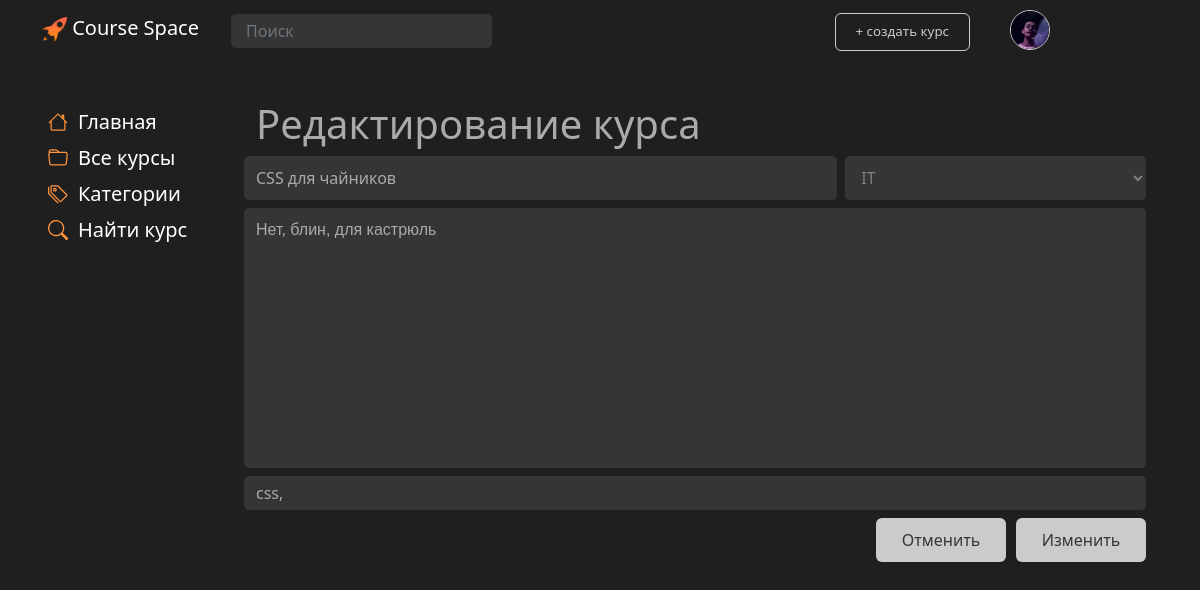
The app's page /main/course/5/edit (signed in) with its own data.
### main/models.py (models this page shows, shortened)
class Profile(models.Model):
    user = models.OneToOneField(settings.AUTH_USER_MODEL, on_delete=models.CASCADE, null=True, )
    surname = models.CharField('surname', max_length=80, null=False)
    name = models.CharField('name', max_length=80, null=False)
    profile_pic = models.ImageField(null=True, blank=True, upload_to="images/profile/")
    birth_date = models.DateField(null=True, blank=True)
    class Meta:
        db_table = 'Profile'

class Courses(models.Model):
    title = models.CharField('title', max_length=80, null=False)
    description = models.TextField('description')
    date = models.TextField('date')
    category = models.ForeignKey(Categories, models.DO_NOTHING, db_column='Category_id')  # Field name made lowercase.
    author = models.ForeignKey(Authors, models.DO_NOTHING, db_column='Author_id')  # Field name made lowercase.
    class Meta:
        db_table = 'Courses'

class Categories(models.Model):
    title = models.CharField('title', max_length=30, null=False)
    class Meta:
        db_table = 'Categories'
    def __str__(self):
        return self.title

class CoursesTags(models.Model):
    tag = models.ForeignKey('Tags', on_delete=models.CASCADE, db_column='Tag_id')  # Field name made lowercase.
    course = models.ForeignKey(Courses, on_delete=models.CASCADE, db_column='Course_id')  # Field name made lowercase.
    class Meta:
        db_table = 'Courses_Tags'

class Tags(models.Model):
    title = models.TextField('path')
    class Meta:
        db_table = 'Tags'
    def __str__(self):
        return self.title

### main/views.py (the view)
# urls.py: path('/course/<int:course_id>/edit', edit_course, name='edit_course'),
def edit_course(request, course_id):
    user = request.user
    all_categories = Categories.objects.all()
    selCourse = Courses.objects.filter(id=course_id)
    selectCourse = Courses.objects.get(id=course_id)
    course_tags = CoursesTags.objects.all()
    if user == selectCourse.author.user or user.is_superuser:
        if request.method == 'POST':
            selectCourse.title = request.POST.get('title')
            selectCourse.description = request.POST.get('desk')
            category = request.POST.get('cat')
            selectCourse.category = Categories.objects.get(title=category)
            selectCourse.save()
            try:
                tags = request.POST.get('tags')
                tags_list = tags.lower().split(', ')
                for t in tags_list:
                    tag = Tags.objects.filter(title=t)
                    if not tag.exists():
                        Tags.objects.create(title=t)
                        tag = Tags.objects.filter(title=t)
                    if t != '':
                        if not CoursesTags.objects.filter(tag__title=t, course_id=selectCourse.id).exists():
                            tag = Tags.objects.get(title=t).id
                            coursetag = CoursesTags(tag_id=tag, course_id=selectCourse.id)
                            coursetag.save()
                    selectCourse.save()
                return redirect('main')
            except:
                print("Ой, что-то пошло не так")
        else:
            form = EditCourseForm()
        form = EditCourseForm()
        context = {
            'form': form,
            'title': 'Редактирование курса',
            'categories': all_categories,
            'course': selCourse,
            'tags': course_tags,
        }
        return render(request, 'main/editcourse.html', context=context)
    else:
        context = {
            'title': 'Ошибка доступа',
            'categories': all_categories,
        }
        return render(request, 'main/accessisdenied.html', context=context)

### main/forms.py
class EditCourseForm(forms.ModelForm):
    tags = forms.CharField(max_length=500,
                           widget=forms.TextInput(attrs={'placeholder': 'Введите теги (через запятую)'}))
    def __init__(self, *args, **kwargs):
        super().__init__(*args, **kwargs)
        self.fields['category'].empty_label = 'Категория'
    class Meta:
        model = Courses
        fields = ['title', 'description', 'category']
        widgets = {
            'title': forms.TextInput(attrs={'placeholder': 'Название курса'}, ),
            'description': forms.Textarea(attrs={'cols': 60, 'rows': 10, 'placeholder': 'Описание курса'}),
        }

### main/templates/main/editcourse.html (shortened to what this page needs)
{% extends 'main/base.html' %}
{% block style %}
    {% load static %}
{% endblock %}
{% block content %}
    <div class="container">
            {% for el in course%}
                <div class="row">
                    <form action="{% url 'edit_course' el.id %}" method="POST" id="edit">
                        <h1>Редактирование курса</h1>
                        <div class="row">
                            <input  class="sinput col me-md-2 mb-2" name="title" type="text" placeholder="Название курса" value="{{ el.title }}">
                            <select class="col-md-4 pe-2 mb-2" id="search-select" name="cat" type="text" placeholder="{{ el.category }}">
                                <option>{{ el.category }}</option>
                            </select>
                        </div>
                        <div class="row mb-2">
                            <textarea id="DescriptionTextArea" class="sinput col" name="desk" name="desk" cols="60" rows="10" id="descriptionInput" type="text" placeholder="Описание">{{ el.description }}</textarea>
                        </div>
                        <div class="row" >
                            <input class="sinput col mb-2"  name="tags"  type="text" placeholder="Теги (через запятую)"
                            value="{% for tag in tags %}{% if tag.course.pk == el.pk %}{{tag.tag}}, {% endif %}{% endfor %}">
                        </div>
                        <div class="row mb-2 justify-content-end">
                                <button id="cancel_create_btn" type="button" onclick="window.location.href = '/main';">Отменить</button>
                                <button id="accept_create_btn" type="submit">Изменить</button>
                        </div>
                    </form>
                </div>
            {% endfor %}
    </div>
{% endblock %}

### main/templates/main/base.html (shortened to what this page needs)
<!DOCTYPE html>
<html lang="ru">
<head>
    {% load static %}
    <link href="https://cdn.jsdelivr.net/npm/bootstrap@5.0.1/dist/css/bootstrap.min.css" rel="stylesheet">
    <link rel="stylesheet" href=" {%  static 'main/css/style.css'%}">
</head>
<body>
<nav class="navbar fixed-top  navbar-expand-md navbar-dark">
        <div class="container">
            <a onclick="window.location.href = '/main/home';" class="navbar-brand fs-5 mb-0 mx-0  ms-0" id="logo">
                <img src="{%  static 'landing/img/logo.png' %}" id="logo_img" width="25" height="25" class="d-inline-block" alt="" loading="lazy">
                Course Space
            </a>
            {% if user.is_authenticated %}
                <a onclick="window.location.href = '{% url 'user_page' user.pk %}'" class="nav-link ">
                    <div id="user">
                        {% if user.profile.profile_pic %}
                            <img class="courseAuthorAvatarProfileBase" src="{{user.profile.profile_pic.url}}">
                        {% else %}
                            <img class="courseAuthorAvatarProfileBase" src="{% static 'main/img/user96.png' %}"><br><br>
                        {% endif %}
                    </div>
                </a>
            {% else %}
                <a onclick="window.location.href = '{% url 'login' %}'" class="nav-link ">
                    <div id="loginBtn">
                        Войти
                    </div>
                </a>
            {% endif %}
            <div class="collapse navbar-collapse " id="navbarContent">
                <ul class="navbar-nav me-auto ">
                    <form action="{% url 'results' %}" method="get" class=" fs-6">
                        <input name="q"  type="text" placeholder="Поиск" class="form-control">
                    </form>
                    {% if user.is_authenticated %}
                        <li class="nav-item" id="createBtn">
                                <button onclick="window.location.href = '{% url 'create_course' %}';" class="nav-link" id="addCourse">
                                    + cоздать курс
                                </button>
                            </li>
                    {% endif %}
                </ul>
            </div>
        </div>
    </nav>
    <div class="container">
        <div class="row">
            <div class="col-2 menucol">
            <div class="List Min navLeft" id=Categories>
        <div class="navLine fs-5" id="navLineHome" onclick="window.location.href ='{% url 'home'%}'">
            <div>Главная</div></div>
        <div class="navLine fs-5" id="navLineAll" onclick="window.location.href = '/main';">
            <div>Все курсы</div></div>
        <div class="navLine fs-5" id="navLineCategory" onclick="window.location.href ='{% url 'categories'%}'">
            <div>Категории</div></div>
        <div class="navLine fs-5" id="navLineSearch" onclick="window.location.href = '{% url 'search_course' %}'">
            <div>Найти курс</div></div>
    </div>
        </div>
        <div class="col">
            {% block content %}
            {% endblock %}
        </div>
        </div>
    </div>
</body>
</html>

### main/static/main/css/design-tokens/colors.css (style rules this page uses)
:root { --black: rgb(31, 31, 31); --lblack: #353535; --llblack: #cbcbcb; --gray: #AAAAAA; --lgray: #D3D3D3; --white: #F0F0F0; --lwhite: #FAFAFA; --lred: #b41b1b; --llred: #b22d2d; --c1: #d5dafa; --c2: #d2e6fd; --c3: #d7fcd7; --c4: #f8fccc; --c5: #fde6cf; --c6: #fdcfcc; --c7: #fdcaf2; --c8: #d1d5f8; --c9: #1F1F1F; --ch1: #c6cdfa; --ch2: #bfdaf8; --ch3: #c3fac3; --ch4: #f1f7ae; --ch5: #fcdab9; --ch6: #f8b8b3; --ch7: #fcb0eb; --ch8: #b7bef8; --ch9: #1f1b1b; --tc1: #7d8df8; --tc2: #68adfc; --tc3: #76df76; --tc4: #c5d140; --tc5: #e2a669; --tc6: #da726a; --tc7: #d667be; --tc8: #646ec9; --tc9: #ffffff; }

### main/static/main/css/design-tokens/img.css (style rules this page uses)
.courseAuthorAvatarProfileBase { object-fit: cover; width: 40px; height: 40px; border-radius: 25px; border-style: solid; border-width: 1px; border-color: var(--llblack); }

### main/static/main/css/design-tokens/text.css (style rules this page uses)
#logo { color: white; }
#user { align-items: center; display: flex; flex: none; color: var(--white); }

### main/static/main/css/design-tokens/MainBlock.css (style rules this page uses)
.navbar { background-color: var(--black); }
body { background-color: var(--black); margin-top: 80px; padding-bottom: 100px; }
h1 { font-weight: 100; padding-top: 20px; color: var(--gray); }
.navLine { display: flex; width: 200px; font-weight: 100; padding-top: 3px; padding-bottom: 3px; padding-left: 6px; border-radius: 3px; transition: 0.2s; cursor: pointer; }
.navLine svg { margin-top: 5px; margin-right: 10px; }

### main/static/main/css/design-tokens/form.css (style rules this page uses)
.form-control { background-color: var(--lblack); border-radius: 5px; border: none; padding: 5px 15px; margin-top: 5px; color: var(--gray); }
input { background-color: var(--lblack); border-radius: 5px; border: none; padding: 5px 15px; margin-top: 5px; color: var(--gray); }
select { font-size: var(--p-size); padding: 10px 15px; margin-top: 10px; }
#cancel_create_btn { margin-left: 10px; font-size: var(--p-size); padding: 10px 15px; background-color: var(--llblack); color: var(--lblack); width: 130px; transition: 0.2s; }
#accept_create_btn { margin-left: 10px; font-size: var(--p-size); padding: 10px 15px; background-color: var(--llblack); color: var(--lblack); width: 130px; transition: 0.2s; }
#search-select { margin-left: 0; }
textarea { font-family: Arial, Helvetica, sans-serif; font-size: var(--p-size); background-color: var(--lblack); border-radius: 5px; border: none; padding: 10px 15px; margin-top: 10px; margin-left: 0; width: 100px; display: inline-block; color: var(--gray); resize: none; }
select { color: gray; font-size: var(--p-size); background-color: var(--lblack); border-radius: 5px; border: none; }

### main/static/main/css/design-tokens/button.css (style rules this page uses)
button { background-color: var(--black); color: var(--white); font-size: 10pt; border-radius: 6px; text-align: center; border: none; transition: 0.3s; margin-top: 5px; -webkit-touch-callout: none; -webkit-user-select: none; -khtml-user-select: none; -moz-user-select: none; -ms-user-select: none; user-select: none; }
#addCourse { border-color: var(--llblack); border-style: solid; border-width: 1px; width: 100%; color: var(--llblack); padding-left: 20px; padding-right: 20px; }

### main/static/main/css/design-tokens/card.css (style rules this page uses)
.List { display: inline; padding: 0px 20px 20px 20px; }
.List.Min { height: auto; color: white; margin-top: 0; padding-top: 0; }
#edit { border-radius: 6px 0 0 6px; margin-right: 1px; }
svg { transition: 0.2s; }

### main/static/main/css/design-tokens/MediaQueries.css (style rules this page uses)
@media screen and (min-width: 768px) { #user { position: absolute; right: 150px; top: 10px; } }
@media screen and (min-width: 768px) { #createBtn { position: absolute; right: 230px; top: 8px; } }

### records on screen
Courses: title "CSS для чайников", cat "IT", desk "Нет, блин, для кастрюль"
CoursesTags: tags "css,"
